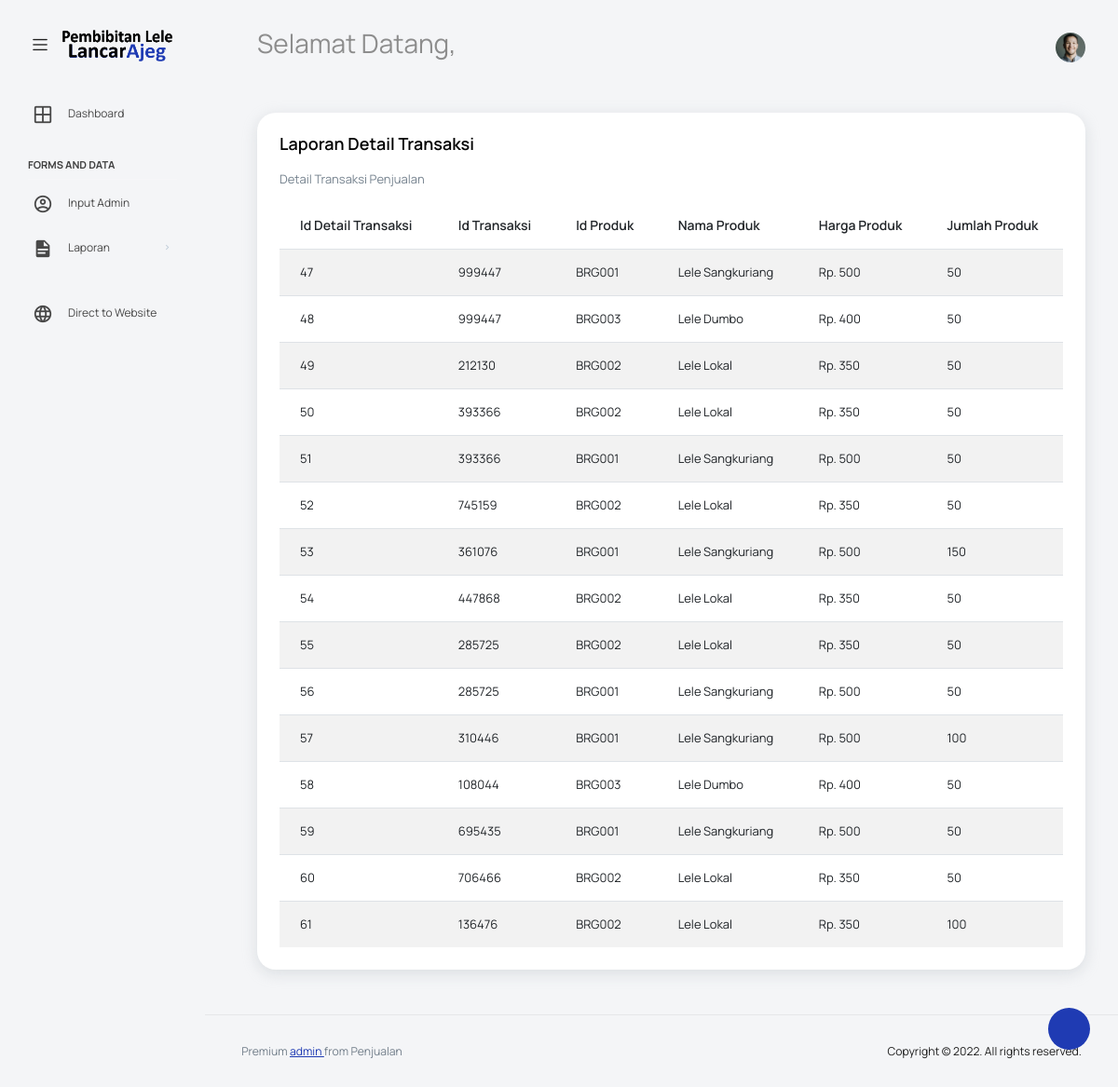
Screenshot of /admin-dashboard/laporan/laporan-detail-transaksi.php with the database file from the repository.
### tables this page shows
CREATE TABLE `detail_transaksi` (
  `id_detail_transaksi` int(25) NOT NULL,
  `id_transaksi` varchar(255) NOT NULL,
  `id_produk` varchar(20) NOT NULL,
  `nama_produk` varchar(25) NOT NULL,
  `harga_produk` int(25) NOT NULL,
  `jumlah_produk` int(20) NOT NULL
);

### admin-dashboard/config/koneksi.php (called while the page is built, shortened)
<?php
$koneksi  =  mysqli_connect("localhost", "root", "", "db_lele");
$tampil_detail = $koneksi->query("select * from detail_transaksi");

### admin-dashboard/laporan/laporan-detail-transaksi.php (the view, shortened to what this page needs)
<?php
include '../config/koneksi.php';
?>
<!DOCTYPE html>
<html lang="en">
<head>
    <link rel="stylesheet" href="../vendors/feather/feather.css">
    <link rel="stylesheet" href="../vendors/mdi/css/materialdesignicons.min.css">
    <link rel="stylesheet" href="../vendors/ti-icons/css/themify-icons.css">
    <link rel="stylesheet" href="../vendors/typicons/typicons.css">
    <link rel="stylesheet" href="../vendors/simple-line-icons/css/simple-line-icons.css">
    <link rel="stylesheet" href="../vendors/css/vendor.bundle.base.css">
    <link rel="stylesheet" href="../vendors/datatables.net-bs4/dataTables.bootstrap4.css">
    <link rel="stylesheet" href="../js/select.dataTables.min.css">
    <link rel="stylesheet" href="../css/vertical-layout-light/style.css">
</head>
<body>
    <div class="container-scroller">
        <nav class="navbar default-layout col-lg-12 col-12 p-0 fixed-top d-flex align-items-top flex-row">
            <div class="text-center navbar-brand-wrapper d-flex align-items-center justify-content-start">
                <div class="me-3">
                    <button class="navbar-toggler navbar-toggler align-self-center" type="button" data-bs-toggle="minimize">
                        <span class="icon-menu"></span>
                    </button>
                </div>
                <div>
                    <a class="navbar-brand brand-logo" href="index.php">
                        <img src="../images/logo.png" alt="logo" />
                    </a>
                </div>
            </div>
            <div class="navbar-menu-wrapper d-flex align-items-top">
                <ul class="navbar-nav">
                    <li class="nav-item font-weight-semibold d-none d-lg-block ms-0">
                        <h1 class="welcome-text">Selamat Datang, <span class="text-black fw-bold"><?= $_SESSION['admin']['nama'] ?></span></h1>
                    </li>
                </ul>
                <ul class="navbar-nav ms-auto">
                    <li class="nav-item dropdown d-none d-lg-block user-dropdown">
                        <a class="nav-link" id="UserDropdown" href="#" data-bs-toggle="dropdown" aria-expanded="false">
                            <img class="img-xs rounded-circle" src="../images/faces/face8.jpg" alt="Profile image"> </a>
                    </li>
                </ul>
            </div>
        </nav>
        <div class="container-fluid page-body-wrapper">
            <div class="theme-setting-wrapper">
                <div id="settings-trigger"><i class="ti-settings"></i></div>
            </div>
            <nav class="sidebar sidebar-offcanvas" id="sidebar">
                <ul class="nav">
                    <li class="nav-item">
                        <a class="nav-link" href="../index.php">
                            <i class="mdi mdi-grid-large menu-icon"></i>
                            <span class="menu-title">Dashboard</span>
                        </a>
                    </li>
                    <li class="nav-item nav-category">Forms and Data</li>
                    <?php
                    if ($_SESSION['admin']['tipe_login'] == 'A') {
                    ?>
                        <li class="nav-item">
                            <a class="nav-link" data-bs-toggle="collapse" href="#form-elements" aria-expanded="false" aria-controls="form-elements">
                                <i class="menu-icon mdi mdi-card-text-outline"></i>
                                <span class="menu-title">Input Data</span>
                                <i class="menu-arrow"></i>
                            </a>
                            <div class="collapse" id="form-elements">
                                <ul class="nav flex-column sub-menu">
                                    <li class="nav-item"><a class="nav-link" href="../input-produk.php">input Produk</a></li>
                                    <li class="nav-item"><a class="nav-link" href="../input-pelanggan.php">input Pelanggan</a></li>
                                    <li class="nav-item"><a class="nav-link" href="../input-kategori.php">input Kategori</a></li>
                                </ul>
                            </div>
                        </li>
                        <li class="nav-item">
                            <a class="nav-link" data-bs-toggle="collapse" href="#tables" aria-expanded="false" aria-controls="tables">
                                <i class="menu-icon mdi mdi-table"></i>
                                <span class="menu-title">Table Data</span>
                                <i class="menu-arrow"></i>
                            </a>
                            <div class="collapse" id="tables">
                                <ul class="nav flex-column sub-menu">
                                    <li class="nav-item"><a class="nav-link" href="../data-produk.php">input Produk</a></li>
                                    <li class="nav-item"><a class="nav-link" href="../data-pelanggan.php">input Pelanggan</a></li>
                                    <li class="nav-item"><a class="nav-link" href="../data-kategori.php">input Kategori</a></li>
                                </ul>
                            </div>
                        </li>
                        <li class="nav-item">
                            <a class="nav-link" href="../cek-pembayaran.php">
                                <i class="mdi mdi-cash-100 menu-icon"></i>
                                <span class="menu-title">Cek Pembayaran</span>
                            </a>
                        </li>
                        <li class="nav-item">
                            <a class="nav-link" href="../form-transaksi.php">
                                <i class="mdi mdi-send menu-icon"></i>
                                <span class="menu-title">Pengiriman</span>
                            </a>
                        </li>
                        <li class="nav-item">
                            <a class="nav-link" data-bs-toggle="collapse" href="#laporan" aria-expanded="false" aria-controls="tables">
                                <i class="menu-icon mdi mdi-file-document"></i>
                                <span class="menu-title">Laporan</span>
                                <i class="menu-arrow"></i>
                            </a>
                            <div class="collapse" id="laporan">
                                <ul class="nav flex-column sub-menu">
                                    <li class="nav-item"><a class="nav-link" href="http://localhost/penjualan-master/admin-dashboard/laporan/laporan-produk.php">Laporan Produk</a></li>
                                    <li class="nav-item"><a class="nav-link" href="http://localhost/penjualan-master/admin-dashboard/laporan/laporan-pelanggan.php">Laporan Pelanggan</a></li>
                                    <li class="nav-item"><a class="nav-link" href="http://localhost/penjualan-master/admin-dashboard/laporan/laporan-transaksi.php">Laporan Transaksi</a></li>
                                    <li class="nav-item"><a class="nav-link" href="http://localhost/penjualan-master/admin-dashboard/laporan/laporan-detail-transaksi.php">Laporan Detail Transaksi</a></li>
                                </ul>
                            </div>
                        </li>
                    <?php
                    } else {
                    ?>
                        <li class="nav-item">
                            <a class="nav-link" href="http://localhost/penjualan-master/admin-dashboard/input-admin.php">
                                <i class="menu-icon mdi mdi-account-circle-outline"></i>
                                <span class="menu-title">Input Admin</span>
                            </a>
                        </li>
                        <li class="nav-item">
                            <a class="nav-link" data-bs-toggle="collapse" href="#laporan" aria-expanded="false" aria-controls="tables">
                                <i class="menu-icon mdi mdi-file-document"></i>
                                <span class="menu-title">Laporan</span>
                                <i class="menu-arrow"></i>
                            </a>
                        </li>
                    <?php
                    }
                    ?>
                    <li class="nav-item">
                        <a class="nav-link" target="_blank">
                        </a>
                    </li>
                    <li class="nav-item">
                        <a class="nav-link" target="_blank" href="../index.php">
                            <i class="mdi mdi-web menu-icon"></i>
                            <span class="menu-title">Direct to Website</span>
                        </a>
                    </li>
                </ul>
            </nav>
            <div class="main-panel">
                <div class="content-wrapper">
                    <div class="row">
                        <div class="col-md-12 grid-margin stretch-card">
                            <div class="card">
                                <div class="card-body">
                                    <h4 class="card-title">Laporan Detail Transaksi</h4>
                                    <p class="card-description">
                                        Detail Transaksi Penjualan
                                    </p>
                                    <table class="table table-striped" id="table1">
                                        <thead>
                                            <tr>
                                                <th>Id Detail Transaksi</th>
                                                <th>Id Transaksi</th>
                                                <th>Id Produk</th>
                                                <th>Nama Produk</th>
                                                <th>Harga Produk</th>
                                                <th>Jumlah Produk</th>
                                            </tr>
                                        </thead>
                                        <tbody>
                                            <?php while ($data = $tampil_detail->fetch_assoc()) { ?>
                                                <tr>
                                                    <td><?= $data['id_detail_transaksi']; ?></td>
                                                    <td><?= $data['id_transaksi']; ?></td>
                                                    <td><?= $data['id_produk']; ?></td>
                                                    <td><?= $data['nama_produk']; ?></td>
                                                    <td>Rp. <?= $data['harga_produk']; ?></td>
                                                    <td><?= $data['jumlah_produk']; ?></td>
                                                </tr>
                                            <?php } ?>
                                        </tbody>
                                    </table>
                                </div>
                            </div>
                        </div>
                    </div>
                </div>
                <footer class="footer">
                    <div class="d-sm-flex justify-content-center justify-content-sm-between">
                        <span class="text-muted text-center text-sm-left d-block d-sm-inline-block">Premium <a href="index.php" target="_blank">admin </a> from Penjualan</span>
                        <span class="float-none float-sm-right d-block mt-1 mt-sm-0 text-center">Copyright © 2022. All rights reserved.</span>
                    </div>
                </footer>
            </div>
        </div>
    </div>
</body>
</html>

### rows the page displays
detail_transaksi: id_detail_transaksi "47", id_transaksi "999447", id_produk "BRG001", nama_produk "Lele Sangkuriang", harga_produk "500", jumlah_produk "50"
detail_transaksi: id_detail_transaksi "48", id_transaksi "999447", id_produk "BRG003", nama_produk "Lele Dumbo", harga_produk "400", jumlah_produk "50"
detail_transaksi: id_detail_transaksi "49", id_transaksi "212130", id_produk "BRG002", nama_produk "Lele Lokal", harga_produk "350", jumlah_produk "50"
detail_transaksi: id_detail_transaksi "50", id_transaksi "393366", id_produk "BRG002", nama_produk "Lele Lokal", harga_produk "350", jumlah_produk "50"
detail_transaksi: id_detail_transaksi "51", id_transaksi "393366", id_produk "BRG001", nama_produk "Lele Sangkuriang", harga_produk "500", jumlah_produk "50"
detail_transaksi: id_detail_transaksi "52", id_transaksi "745159", id_produk "BRG002", nama_produk "Lele Lokal", harga_produk "350", jumlah_produk "50"
detail_transaksi: id_detail_transaksi "53", id_transaksi "361076", id_produk "BRG001", nama_produk "Lele Sangkuriang", harga_produk "500", jumlah_produk "150"
detail_transaksi: id_detail_transaksi "54", id_transaksi "447868", id_produk "BRG002", nama_produk "Lele Lokal", harga_produk "350", jumlah_produk "50"
detail_transaksi: id_detail_transaksi "55", id_transaksi "285725", id_produk "BRG002", nama_produk "Lele Lokal", harga_produk "350", jumlah_produk "50"
detail_transaksi: id_detail_transaksi "56", id_transaksi "285725", id_produk "BRG001", nama_produk "Lele Sangkuriang", harga_produk "500", jumlah_produk "50"
detail_transaksi: id_detail_transaksi "57", id_transaksi "310446", id_produk "BRG001", nama_produk "Lele Sangkuriang", harga_produk "500", jumlah_produk "100"
detail_transaksi: id_detail_transaksi "58", id_transaksi "108044", id_produk "BRG003", nama_produk "Lele Dumbo", harga_produk "400", jumlah_produk "50"
detail_transaksi: id_detail_transaksi "59", id_transaksi "695435", id_produk "BRG001", nama_produk "Lele Sangkuriang", harga_produk "500", jumlah_produk "50"
detail_transaksi: id_detail_transaksi "60", id_transaksi "706466", id_produk "BRG002", nama_produk "Lele Lokal", harga_produk "350", jumlah_produk "50"
detail_transaksi: id_detail_transaksi "61", id_transaksi "136476", id_produk "BRG002", nama_produk "Lele Lokal", harga_produk "350", jumlah_produk "100"
